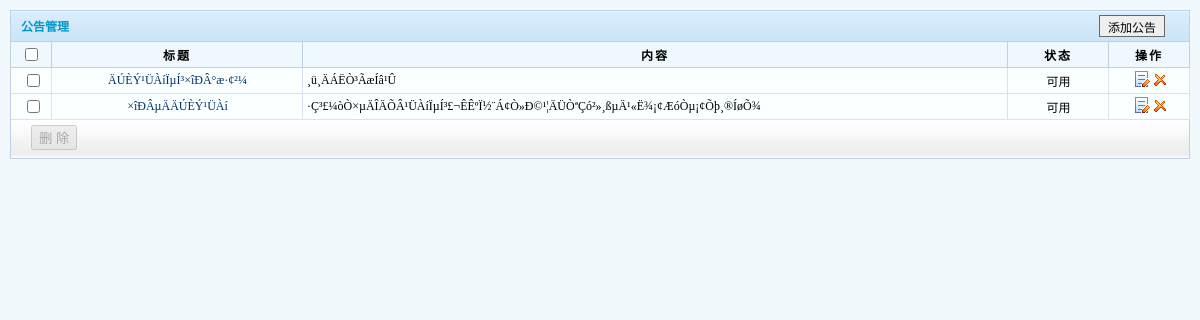
/admin/notice.php (signed in), run on the app's committed database.
### tables this page shows
CREATE TABLE IF NOT EXISTS `cms_notice` (
  `id` int(11) NOT NULL AUTO_INCREMENT COMMENT 'ID',
  `title` varchar(200) NOT NULL COMMENT '¹«¸æ±êÌâ',
  `content` text NOT NULL COMMENT '¹«¸æÄÚÈÝ',
  `state` int(11) NOT NULL DEFAULT '0' COMMENT '×´Ì¬£¨0 ·¢²¼ 1 ½ûÓÃ£©',
  PRIMARY KEY (`id`)
);

### include/config.inc.php (called while the page is built, shortened)
<?php
require_once ROOT_PATH.'include/db_mysql.php';
$db = new db_mysql();
?>

### include/db_mysql.php (called while the page is built, shortened)
<?php
class db_mysql {
	private $link_id = NULL;
	function __construct() {
		$this->debug = false;
	}
	function connect($dbhost, $dbuser, $dbpwd, $dbname = '', $dbcharset = 'utf8', $pconnect = 0) {
		if ($pconnect) {
			if (! $this->link_id = mysql_pconnect ( $dbhost, $dbuser, $dbpwd )) {
				$this->ErrorMsg ();
			}
		} else {
			if (! $this->link_id = mysql_connect ( $dbhost, $dbuser, $dbpwd, 1 )) {
				$this->ErrorMsg ();
			}
		}
	}
	function query($sql) {
		if (! ($query = mysql_query ( $sql, $this->link_id ))) {
			$this->ErrorMsg ();
			return false;
		} else {
			return $query;
		}
	}
	function getList($sql) {
		$res = $this->query ( $sql );
		if ($res !== false) {
			$arr = array ();
			$row = mysql_fetch_assoc ( $res );
			while ($row) {
				$arr [] = $row;
				$row = mysql_fetch_assoc ( $res );
			}
			return $arr;
		} else {
			return false;
		}
	}
}
?>

### admin/notice.php (the view, shortened to what this page needs)
<?php
require_once ("admin.inc.php");
$notice_list = $db->getList("select * from cms_notice order by id desc");
?>
<html>
<head>
<link href="images/css.css" rel="stylesheet" type="text/css">
</head>
<body>
<table width="100%" border="0" cellpadding="0" cellspacing="0" >
  <tr>
    <td valign="top" style="padding:10px;"><table width="100%" border="0" align="center" cellpadding="0" cellspacing="0" class="table_head">
        <tr>
          <td height="30">公告管理
          &nbsp;&nbsp;&nbsp;</td>
          <td width="80"><input name="button" type="button" class="submit" onClick="location.href='notice.add.php?act=add'" value="添加公告"></td>
        </tr>
      </table>
      <table width="100%" border="0" align="center" cellpadding="0" cellspacing="0" class="table_form">
        <tr>
          <th width="40"><input type="checkbox" name="checkbox11" value="checkbox" onClick="checkAll(this,'checkbox')"></th>
          <th width="250" height="26">标题</th>
          <th>内容</th>
          <th width="100">状态</th>
          <th width="80" height="26">操作</th>
        </tr>
        <?php
	foreach ($notice_list as $list){
  ?>
        <tr onMouseOver="this.className='relow'" onMouseOut="this.className='row'" class="row">
          <td align="center" ><input type="checkbox" name="checkbox" value="<?php echo $list['id'];?>" onClick="checkDeleteStatus('checkbox')"></td>
          <td height="26" align="center" ><a href="notice.add.php?act=edit&id=<?php echo $list['id'];?>"><?php echo $list['title'];?></a>&nbsp;</td>
          <td><?php echo $list['content'];?>&nbsp;</td>
          <td align="center"><?php echo $list['state']==1?"<font color='#ff00000'>禁用</font>":"可用";?>&nbsp;</td>
          <td height="26" align="center"><a href="notice.add.php?act=edit&id=<?php echo $list['id'];?>"><img src="images/edit.gif" alt="修改" border="0"></a> <img src="images/del.gif" alt="删除" onClick="doAction('delete',<?php echo $list['id'];?>)" style="cursor:pointer"></td>
        </tr>
        <?php
	}
  ?>
      </table>
      <table width="100%" border="0" cellpadding="0" cellspacing="0" class="table_footer">
        <tr>
          <td height="29" style="text-align:left; padding-left:10px"><div style=" float:left">
              <input type="button" id="DeleteCheckboxButton" value="删 除" disabled="disabled" onClick="doAction('deleteAll')">
          </div></td>
        </tr>
        <tr>
          <td height="3" colspan="2" background="admin/images/20070907_03.gif"></td>
        </tr>
      </table></td>
  </tr>
</table>
</body>
</html>

### admin/images/css.css (style rules this page uses)
body { margin: 0px; padding: 0px; background-color:#F1F9FC; }
.submit { font-size: 12px; PADDING-RIGHT: 8px; PADDING-LEFT: 8px; FONT-SIZE: 12px; FILTER: progid:DXImageTransform.Microsoft.Gradient(GradientType=0, StartColorStr=#f9f9f9, EndColorStr=#C5C4C4); CURSOR: pointer; COLOR: #99000; PADDING-TOP: 2px; border: 1px solid #686868; }
.table_head { background-image: url(img_09.gif); background-repeat: repeat-x; text-align: left; height: 30px; border-top-width: 1px; border-top-style: solid; border-top-color: #C0D0E4; font-size: 12px; font-weight: bold; color: #0099CB; border-left-width: 1px; border-left-style: solid; border-left-color: #C0D0E4; border-right-width: 1px; border-right-style: solid; border-right-color: #C0D0E4; }
.table_head td { padding-left:10px; padding-right:10px; }
.table_form { background-color:#FFFFFF; border-left-width: 1px; border-left-style: solid; border-left-color: #C0D0E4; font-size: 12px; border-top-width: 1px; border-top-style: solid; border-top-color: #C0D0E4; }
.table_form td { font-size:12px; height:26px; padding-left:4px; color: #000000; border-right-width: 1px; border-bottom-width: 1px; border-right-style: solid; border-bottom-style: solid; border-right-color: #D9E2EE; border-bottom-color: #D9E2EE; }
.table_form tr { background-color:#FAFFFF; }
.table_form th { font: bold 12px; color: #000000; letter-spacing: 2px; text-align: center; height:26px; background-color:#CCFFFF background-repeat: repeat-x; border-right-width: 1px; border-bottom-width: 1px; border-right-style: solid; border-bottom-style: solid; border-right-color: #C0D0E4; border-bottom-color: #C0D0E4; background-color: #EFF8FE; }
.table_form td a { color:#003366;text-decoration: none; }
.table_footer { background-image: url(img_10.gif); background-repeat: repeat-x; height: 39px; margin: 0px; width: 100%; border-right-width: 1px; border-bottom-width: 1px; border-left-width: 1px; border-right-style: solid; border-bottom-style: solid; border-left-style: solid; border-right-color: #C0D0E4; border-bottom-color: #C0D0E4; border-left-color: #C0D0E4; padding-right: 10px; padding-left: 10px; font-size: 12px; }

### data on the page
cms_notice: title "ÄÚÈÝ¹ÜÀíÏµÍ³×îÐÂ°æ·¢²¼", content "¸ü¸ÄÁËÒ³ÃæÍâ¹Û", state "可用"
cms_notice: title "×îÐÂµÄÄÚÈÝ¹ÜÀí", content "·Ç³£¼òÒ×µÄÎÄÕÂ¹ÜÀíÏµÍ³£¬ÊÊºÏ½¨Á¢Ò»Ð©¹¦ÄÜÒªÇó²»¸ßµÄ¹«Ë¾¡¢ÆóÒµ¡¢Õþ¸®ÍøÕ¾", state "可用"
